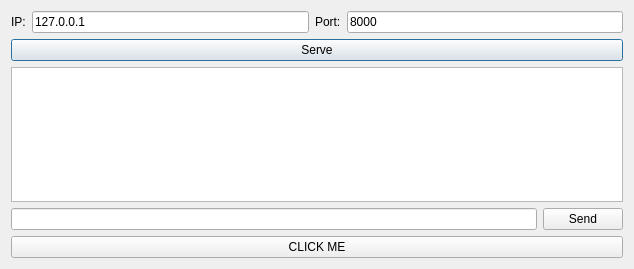
<?xml version="1.0" encoding="UTF-8"?>
<ui version="4.0">
 <class>ServerAgent</class>
 <widget class="QDialog" name="ServerAgent">
  <property name="geometry">
   <rect>
    <x>0</x>
    <y>0</y>
    <width>634</width>
    <height>269</height>
   </rect>
  </property>
  <property name="windowTitle">
   <string>CosSAgent</string>
  </property>
  <layout class="QGridLayout" name="gridLayout">
   <item row="0" column="0">
    <layout class="QVBoxLayout" name="verticalLayout">
     <item>
      <layout class="QHBoxLayout" name="horizontalLayout">
       <item>
        <widget class="QLabel" name="label_ip">
         <property name="text">
          <string>IP:</string>
         </property>
        </widget>
       </item>
       <item>
        <widget class="QLineEdit" name="lineEdit_ip">
         <property name="text">
          <string>127.0.0.1</string>
         </property>
        </widget>
       </item>
       <item>
        <widget class="QLabel" name="label_port">
         <property name="text">
          <string>Port:</string>
         </property>
        </widget>
       </item>
       <item>
        <widget class="QLineEdit" name="lineEdit_port">
         <property name="text">
          <string>8000</string>
         </property>
        </widget>
       </item>
      </layout>
     </item>
     <item>
      <widget class="QPushButton" name="pushButton_server">
       <property name="text">
        <string>Serve</string>
       </property>
      </widget>
     </item>
     <item>
      <widget class="QPlainTextEdit" name="plainTextEdit_rx"/>
     </item>
     <item>
      <layout class="QHBoxLayout" name="horizontalLayout_2">
       <item>
        <widget class="QLineEdit" name="lineEdit_tx"/>
       </item>
       <item>
        <widget class="QPushButton" name="pushButton_send">
         <property name="text">
          <string>Send</string>
         </property>
        </widget>
       </item>
      </layout>
     </item>
    </layout>
   </item>
   <item row="1" column="0">
    <widget class="QPushButton" name="pushButton_switch_green_red">
     <property name="text">
      <string>CLICK ME</string>
     </property>
    </widget>
   </item>
  </layout>
 </widget>
 <layoutdefault spacing="6" margin="11"/>
 <resources/>
 <connections/>
</ui>
